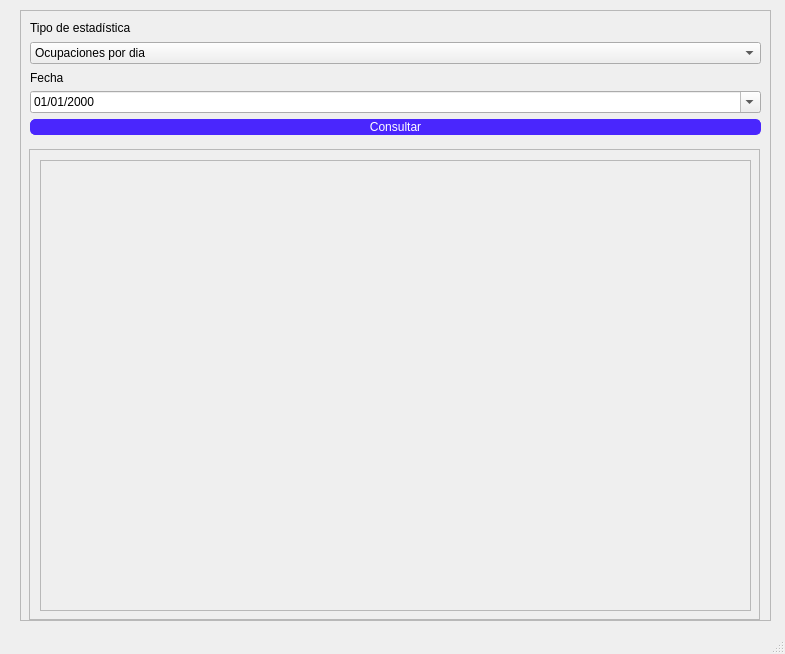
<?xml version="1.0" encoding="UTF-8"?>
<ui version="4.0">
 <class>StatsWindow</class>
 <widget class="QMainWindow" name="StatsWindow">
  <property name="geometry">
   <rect>
    <x>0</x>
    <y>0</y>
    <width>785</width>
    <height>654</height>
   </rect>
  </property>
  <property name="windowTitle">
   <string>Estadísticas</string>
  </property>
  <property name="styleSheet">
   <string notr="true">QPushButton{
	background-color: #4a26fd;
	border-radius:5px;
	border: 1px solid  #4a26fd;
	font:  8pt &quot;FontAwesome&quot; ; 
	color: #ffffff

}

QPushButton:Hover{	
	background-color :#021aee
}</string>
  </property>
  <widget class="QWidget" name="centralwidget">
   <widget class="QFrame" name="main_frame">
    <property name="geometry">
     <rect>
      <x>20</x>
      <y>10</y>
      <width>751</width>
      <height>611</height>
     </rect>
    </property>
    <property name="frameShape">
     <enum>QFrame::StyledPanel</enum>
    </property>
    <property name="frameShadow">
     <enum>QFrame::Raised</enum>
    </property>
    <widget class="QWidget" name="verticalLayoutWidget_2">
     <property name="geometry">
      <rect>
       <x>10</x>
       <y>10</y>
       <width>731</width>
       <height>115</height>
      </rect>
     </property>
     <layout class="QVBoxLayout" name="vertical_layout_tools">
      <item>
       <widget class="QLabel" name="lbl_statistics">
        <property name="text">
         <string>Tipo de estadística</string>
        </property>
       </widget>
      </item>
      <item>
       <widget class="QComboBox" name="cbx_statistics">
        <item>
         <property name="text">
          <string>Ocupaciones por dia</string>
         </property>
        </item>
        <item>
         <property name="text">
          <string>Transacciones por dia</string>
         </property>
        </item>
       </widget>
      </item>
      <item>
       <widget class="QLabel" name="lbl_date">
        <property name="text">
         <string>Fecha</string>
        </property>
       </widget>
      </item>
      <item>
       <widget class="QDateEdit" name="txb_date">
        <property name="displayFormat">
         <string>dd/MM/yyyy</string>
        </property>
        <property name="calendarPopup">
         <bool>true</bool>
        </property>
        <property name="currentSectionIndex">
         <number>0</number>
        </property>
       </widget>
      </item>
      <item>
       <widget class="QPushButton" name="btn_query">
        <property name="text">
         <string>Consultar</string>
        </property>
       </widget>
      </item>
     </layout>
    </widget>
    <widget class="QScrollArea" name="scrollArea">
     <property name="geometry">
      <rect>
       <x>9</x>
       <y>139</y>
       <width>731</width>
       <height>471</height>
      </rect>
     </property>
     <property name="widgetResizable">
      <bool>true</bool>
     </property>
     <widget class="QWidget" name="scrollAreaWidgetContents">
      <property name="geometry">
       <rect>
        <x>0</x>
        <y>0</y>
        <width>729</width>
        <height>469</height>
       </rect>
      </property>
      <widget class="QFrame" name="plot_frame">
       <property name="geometry">
        <rect>
         <x>10</x>
         <y>10</y>
         <width>711</width>
         <height>451</height>
        </rect>
       </property>
       <property name="frameShape">
        <enum>QFrame::StyledPanel</enum>
       </property>
       <property name="frameShadow">
        <enum>QFrame::Raised</enum>
       </property>
      </widget>
     </widget>
    </widget>
   </widget>
  </widget>
  <widget class="QStatusBar" name="statusbar"/>
 </widget>
 <resources/>
 <connections/>
</ui>
